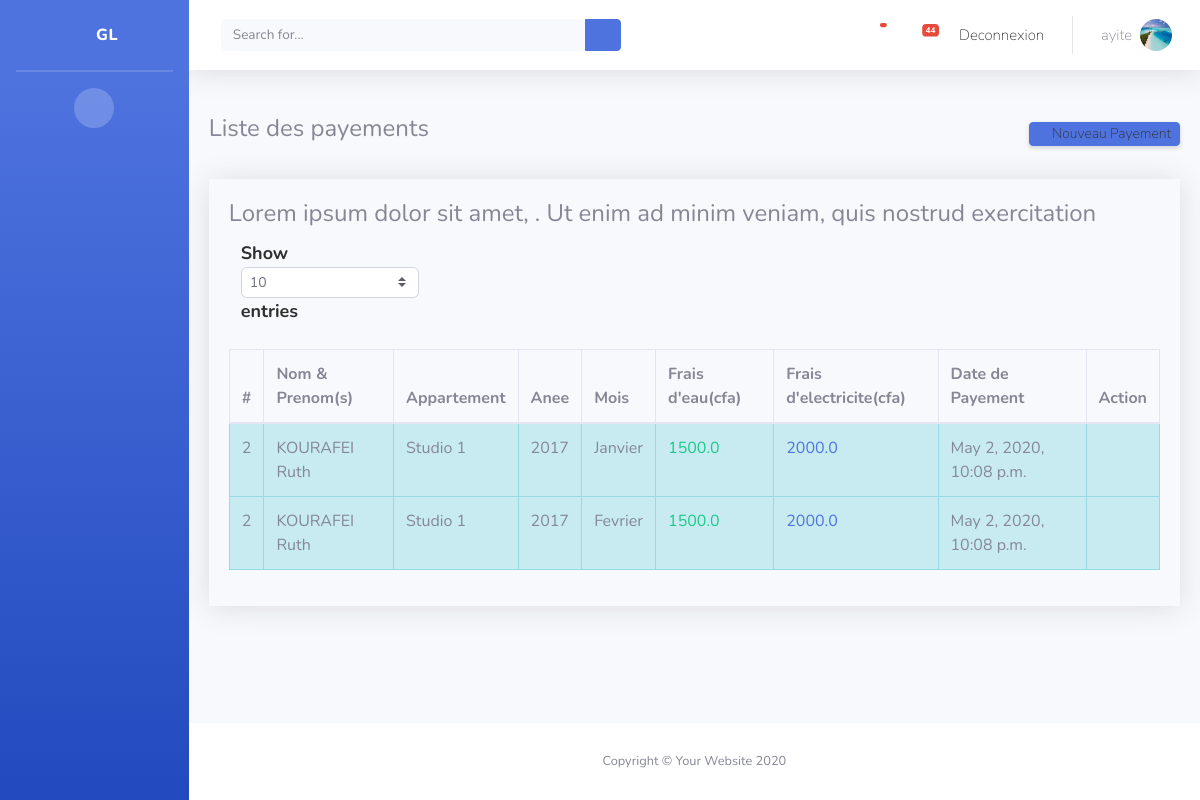
The app's page /index/liste-payement_e_e/ (signed in) with its own data.
### authentication/models.py (models this page shows, shortened)
class Utilisateur(AbstractUser):
    USER_TYPE_CHOICES = (
        (0, 'Admin'),
        (1, 'Locataire'),
        (2, 'Gestionnaire'),
    )
    profile_image = models.ImageField(upload_to='utilisateur_img/', default='utilisateur.png')
    user_type = models.PositiveSmallIntegerField(choices=USER_TYPE_CHOICES, default=0)

### payement_e_e/models.py (models this page shows, shortened)
class Payement_e_e(models.Model):
    locataire = models.ForeignKey(Contrat, on_delete=models.CASCADE)
    chambre = models.ForeignKey(Chambre, on_delete=models.CASCADE)
    annee = models.ForeignKey(Annee, on_delete=models.CASCADE ,blank=False)
    mois = models.ForeignKey(Mois, on_delete=models.CASCADE,blank=False)
    montant_eau = models.FloatField(blank=True, null=True)
    montant_el = models.FloatField(blank=True, null=True)
    date_payement = models.DateTimeField(default=timezone.now)
    class Meta:
        ordering = ['locataire','annee', 'mois']
        permissions = (('peut voir  payement', 'Peut voir payement'),
                       ('peut voir detail des payements', 'Peut voir detail des payements'),)

### contrat/models.py (models this page shows, shortened)
class Contrat(models.Model):
    nom_locataire = models.CharField(max_length=50 , null=False, blank=True)
    prenom_locataire= models.CharField(max_length=50)
    sexe=models.CharField(choices=SEXE_CHOICES, max_length=1)
    contact_no = models.CharField(max_length=15 , null = True ,blank=True)
    address = models.CharField(max_length=100, null= True, blank=True )
    email_address = models.EmailField(null=True, blank=True)
    maison =models.ForeignKey(Maison, on_delete=models.CASCADE)
    chambre = models.ForeignKey(Chambre, on_delete=models.CASCADE)
    caution = models.FloatField()
    date_contrat = models.DateTimeField(default=timezone.now)
    date_entree = models.DateTimeField(default=timezone.now,null=True, blank=True)
    date_sortie = models.DateTimeField(blank=True, null=True)
    profile_image = models.ImageField(upload_to='utilisateur_img/', null=True, blank=True)
    class Meta:
        permissions = (('peut voir  contrat', 'Peut voir contrat'),
                       ('peut voir detail des contrats', 'Peut voir detail des contrats'),)

### chambre/models.py (models this page shows, shortened)
class Chambre(models.Model):
     type_chambre = models.CharField(max_length=50, null=True, blank=True)
     maison = models.ForeignKey(Maison, on_delete=models.CASCADE, editable=True)
     nom = models.CharField(max_length=25)
     prix = models.FloatField()
     statut = models.CharField(choices=STATUS_CHOICES, max_length=1)
     class Meta:
        ordering = ['nom' ]
        permissions = (('peut voir chamnbre', 'Peut voir chambre'),('peut voir detail chamnbre', 'Peut voir  detail chambre'))
     def __str__(self):
        return   '{0}'.format( self.nom)

### payement/models.py (models this page shows)
class Annee(models.Model):
    annee=models.CharField(max_length=50, blank=False)
    def __str__(self):
        return f"{self.annee} "

class Mois(models.Model):
   mois=models.CharField(max_length=30, blank=False)
   def __str__(self):
       return f"{self.mois} "

### payement_e_e/views.py (the view)
# urls.py: path('liste-payement_e_e/', list_payement_e_e , name='liste-payement_e_e'),
def list_payement_e_e(request):
    if request.method == 'GET':
        liste_payements = Payement_e_e.objects.all().order_by('locataire','annee','mois')[:12]
        context = {
            "payement": liste_payements,
        }
    return render(request, 'payement_e_e/list_payement_e.html', context)

### templates/payement_e_e/list_payement_e.html
{% extends "base.html" %}
{% block content %}
<div class=" card-body">
    <div class="d-sm-flex align-items-center justify-content-between mb-4">
        <h4 class="card-title">Liste des payements</h4>
      <a href="{%url 'payement_e_e:ajouter-payement_e_e'%}" class="d-none d-sm-inline-block btn btn-sm btn-primary shadow-sm"><i class="mdi mdi-plus-circle mdi-sm text-white-50"></i> Nouveau Payement</a>
    </div>
                  <div class="shadow">
                  <div class="card-body">
                    <h4 class="card-title">Lorem ipsum dolor sit amet, . Ut enim ad minim veniam, quis nostrud exercitation </h4>
                    <div class="col-sm-12 col-md-6"><div class="dataTables_length" id="dataTable_length"><label>Show <select name="dataTable_length" aria-controls="dataTable" class="custom-select custom-select-sm form-control form-control-sm"><option value="10">10</option><option value="25">25</option><option value="50">50</option><option value="100">100</option>
                    </select> entries</label></div></div>
                    <div class="table-responsive pt-3">
                      <table class="table table-bordered">
                        <thead>
                          <tr>
                            <th>
                              #
                            </th>
                            <th>
                              Nom & Prenom(s)
                            </th>
                            <th>
                              Appartement
                            </th>
                            <th>
                              Anee
                            </th>
                            <th>
                              Mois
                            </th>
                            <th>
                              Frais d'eau(cfa)
                            </th>
                            <th>
                              Frais d'electricite(cfa)
                            </th>
                            <th>
                              Date de Payement
                            </th>
                            <th>
                              Action
                            </th>
                          </tr>
                        </thead>
                        <tbody>
                            {% for payement in payement%}
                          <tr class="table-info">
                            <td>
                              {{payement.locataire_id}}
                            </td>
                            <td>
                                {{payement.locataire.nom_locataire}}   {{payement.locataire.prenom_locataire}}
                            </td>
                            <td>
                              {{payement.locataire.chambre}}
                            </td>
                            <td>
                              {{payement.annee}}
                            </td>
                            <td>
                                {{payement.mois}}
                            </td>
                            <td class="text-success">
                              {{payement.montant_eau}}
                            </td>
                            <td class="text-primary">
                              {{payement.montant_el}}
                            </td>
                            <td>
                            {{payement.date_payement}}
                            </td>
                            <td>
                              <a href="{% url 'payement:modifier-payement' pk=payement.pk %}" class="settings " title="Settings" data-toggle="tooltip"><i class=" mdi mdi-pencil   "></i></a>
                              <a href="{% url 'payement:supprimer-payement' pk=payement.pk %}" ><i class=" mdi mdi-delete contrat-i "></i></a>
                            </td>
                          </tr>
                          {%endfor%}
                        </tbody>
                      </table>
                    </div>
                  </div>
                </div>
                </div>
                {% endblock content%}

### templates/navbar.html (shortened to what this page needs)
 {% if request.user.is_authenticated %}
       <nav class="navbar navbar-expand navbar-light bg-white topbar mb-4 static-top shadow">
         <form class=" d-none d-sm-inline-block form-inline mr-auto ml-md-3 my-2 my-md-0 mw-100 navbar-search"    action="{% url 'chambre:search'  %}" method="get" accept-charset="utf-8">
           <div class="input-group">
             <input type="text" class="form-control bg-light border-0 small" placeholder="Search for..." aria-label="Search" aria-describedby="basic-addon2" name="query">
             <div class="input-group-append">
               <button class="btn btn-primary" type="button">
                 <i class="fas fa-search fa-sm"></i>
               </button>
             </div>
           </div>
         </form>
         <ul class="navbar-nav ml-auto">
           <li class="nav-item dropdown no-arrow mx-1">
             <a class="nav-link dropdown-toggle" href="#" id="alertsDropdown" role="button" data-toggle="dropdown" aria-haspopup="true" aria-expanded="false">
               <i class="fas fa-bell fa-fw"> <span class="badge badge-danger badge-counter">  {{num_visits}}  </span></i>
             </a>
           </li>
           <li class="nav-item dropdown no-arrow mx-1">
             <a class="nav-link dropdown-toggle" href="#" id="messagesDropdown" role="button" data-toggle="dropdown" aria-haspopup="true" aria-expanded="false">
               <i class="fas fa-envelope fa-fw"></i>
               <span class="badge badge-danger badge-counter">44</span>
             </a>
           </li>
             {% if request.user.is_authenticated %}
         <li class="nav-item">
           <a class="nav-link waves-effect" href="{% url 'authentication:login' %}">
             <span class="clearfix d-none d-sm-inline-block"> Deconnexion </span>
           </a>
         </li>
         {% endif %}
           <li class="nav-item dropdown no-arrow">
             <a class="nav-link dropdown-toggle" href="#" id="userDropdown" role="button" data-toggle="dropdown" aria-haspopup="true" aria-expanded="false">
               <span class="mr-2 d-none d-lg-inline text-gray-600 small">{{user.username}}</span>
                                                             {%if user.profile_image%}
               <img class="img-profile rounded-circle" src="{{ user.profile_image.url }}">
                                                                {%endif%}
             </a>
           </li>
         </ul>
       </nav>
       {%endif%}

### static/css/customer.css (style rules this page uses)
.btn { font-size: 0.875rem; line-height: 1; font-weight: 100; border-radius: 0.25rem; }
.btn.btn-sm, .btn-group-sm > .btn { font-size: 0.875rem; }
.shadow { box-shadow: 0 .15rem 1.75rem 0 rgba(58,59,69,.15) !important; }
.contrat-i { color:#ee5b5b; }
img { max-width: 100%; height: 100%; border-style: none; border-top-style: none; border-right-style: none; border-bottom-style: none; border-left-style: none; vertical-align: middle; }
.locataire-ab h5 p,b ,label { font-size: 18px; color: #303030; font-weight: 700; }
.d-none { font-size: 15px; color: #303030; font-weight: 50; }

### records on screen
Utilisateur: username "ayite", profile_image (picture)
Payement_e_e: locataire_id "2", locataire.nom_locataire "KOURAFEI", locataire.prenom_locataire "Ruth", locataire.chambre "Studio 1", annee "2017", mois "Janvier", montant_eau "1500.0", montant_el "2000.0", date_payement "May 2, 2020, 10:08 p.m."
Payement_e_e: locataire_id "2", locataire.nom_locataire "KOURAFEI", locataire.prenom_locataire "Ruth", locataire.chambre "Studio 1", annee "2017", mois "Fevrier", montant_eau "1500.0", montant_el "2000.0", date_payement "May 2, 2020, 10:08 p.m."
